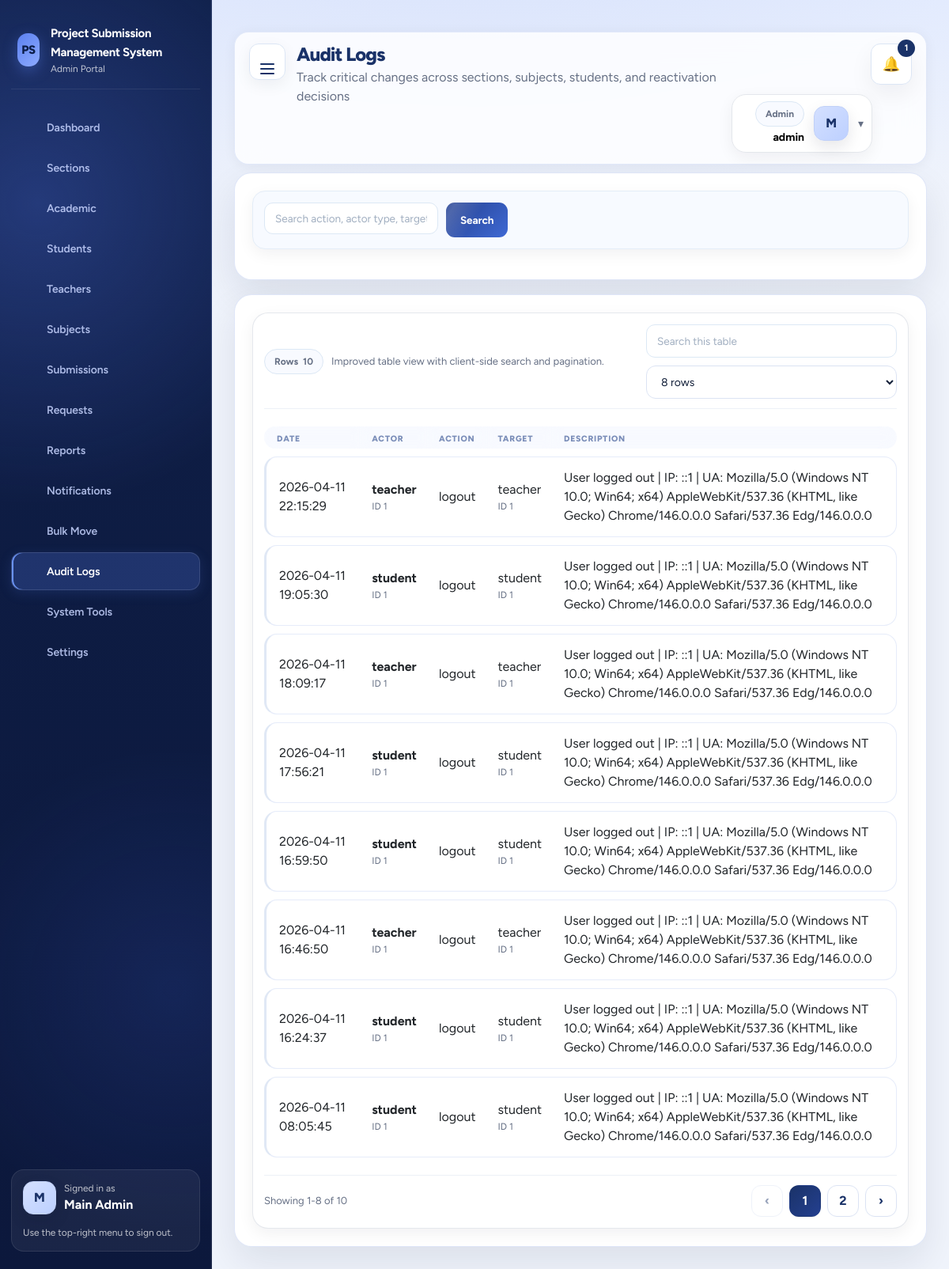
Screenshot of /project/admin/audit_logs.php (signed in) with the database file from the repository.
### tables this page shows
CREATE TABLE notifications (
    id INT AUTO_INCREMENT PRIMARY KEY,
    user_type ENUM('admin', 'teacher', 'student') NOT NULL,
    user_id INT NOT NULL,
    title VARCHAR(255) NOT NULL,
    message TEXT NOT NULL,
    type ENUM('info', 'success', 'warning') NOT NULL DEFAULT 'info',
    is_read TINYINT(1) NOT NULL DEFAULT 0,
    created_at TIMESTAMP DEFAULT CURRENT_TIMESTAMP,
    INDEX idx_notifications_user (user_type, user_id),
    INDEX idx_notifications_read (is_read)
);

CREATE TABLE audit_logs (
    id INT AUTO_INCREMENT PRIMARY KEY,
    actor_type ENUM('admin', 'teacher', 'student') NOT NULL,
    actor_id INT NOT NULL,
    action VARCHAR(100) NOT NULL,
    target_type VARCHAR(100) NOT NULL,
    target_id INT NOT NULL,
    description TEXT NULL,
    created_at TIMESTAMP DEFAULT CURRENT_TIMESTAMP
);

### project/backend/config/app.php (called while the page is built, shortened)
<?php
function url(string $path = ''): string {
    return rtrim(APP_URL, '/') . '/' . ltrim($path, '/');
}
function asset_url(string $file): string {
    $relative = 'backend/assets/' . ltrim($file, '/');
    $absolute = dirname(__DIR__) . '/assets/' . ltrim($file, '/');
    $version = is_file($absolute) ? ('?v=' . filemtime($absolute)) : '';
    return url($relative) . $version;
}
function h(?string $value): string { return htmlspecialchars((string) $value, ENT_QUOTES, 'UTF-8'); }

### project/backend/config/auth.php (called while the page is built, shortened)
<?php
require_once __DIR__ . '/db.php';
function current_portal_role(): ?string {
    static $portalRole = null;
    static $resolved = false;
    if ($resolved) {
        return $portalRole;
    }
    $scriptPath = str_replace('\\', '/', $_SERVER['SCRIPT_NAME'] ?? '');
    $segments = array_values(array_filter(explode('/', trim($scriptPath, '/'))));
    $portalRole = $segments[1] ?? null;
    $resolved = true;
    return $portalRole;
}
function session_auth_store(): array {
    $auth = $_SESSION['auth'] ?? [];
    return is_array($auth) ? $auth : [];
}
function current_role(): ?string {
    $portalRole = current_portal_role();
    $auth = session_auth_store();
    if ($portalRole && isset($auth[$portalRole]['user'])) {
        return $portalRole;
    }
    return null;
}
function current_user(): ?array {
    $portalRole = current_portal_role();
    $auth = session_auth_store();
    if ($portalRole && isset($auth[$portalRole]['user']) && is_array($auth[$portalRole]['user'])) {
        return $auth[$portalRole]['user'];
    }
    return null;
}
function count_unread_notifications(string $userType, int $userId): int {
    $stmt = pdo()->prepare('SELECT COUNT(*) FROM notifications WHERE user_type = ? AND user_id = ? AND is_read = 0');
    $stmt->execute([$userType, $userId]);
    return (int) $stmt->fetchColumn();
}

### project/backend/config/db.php (called while the page is built)
<?php
require_once __DIR__ . '/app.php';
function pdo(): PDO {
    static $pdo = null;
    if ($pdo instanceof PDO) {
        return $pdo;
    }
    $host = DB_HOST;
    $port = (string) DB_PORT;
    $db   = DB_NAME;
    $user = DB_USER;
    $pass = DB_PASS;
    $dsn = "mysql:host={$host};port={$port};dbname={$db};charset=utf8mb4";
    $options = [
        PDO::ATTR_ERRMODE => PDO::ERRMODE_EXCEPTION,
        PDO::ATTR_DEFAULT_FETCH_MODE => PDO::FETCH_ASSOC,
        PDO::ATTR_EMULATE_PREPARES => false,
    ];
    $pdo = new PDO($dsn, $user, $pass, $options);
    return $pdo;
}

### project/backend/helpers/query.php (called while the page is built, shortened)
<?php
require_once __DIR__ . '/../config/auth.php';
function fetch_notifications(string $userType, int $userId, int $limit = 5): array {
    $stmt = pdo()->prepare('SELECT * FROM notifications WHERE user_type = ? AND user_id = ? ORDER BY created_at DESC LIMIT ?');
    $stmt->bindValue(1, $userType, PDO::PARAM_STR);
    $stmt->bindValue(2, $userId, PDO::PARAM_INT);
    $stmt->bindValue(3, $limit, PDO::PARAM_INT);
    $stmt->execute();
    return $stmt->fetchAll();
}

### project/admin/audit_logs.php (the view, shortened to what this page needs)
<?php
require_once __DIR__ . '/../backend/helpers/query.php';
$pdo = pdo();
$q = trim($_GET['q'] ?? '');
$sql = 'SELECT * FROM audit_logs WHERE 1=1';
$params = [];
$sql .= ' ORDER BY created_at DESC LIMIT 200';
$stmt = $pdo->prepare($sql);
$stmt->execute($params);
$rows = $stmt->fetchAll();
$title = 'Audit Logs';
$subtitle = 'Track critical changes across sections, subjects, students, and reactivation decisions';
require_once __DIR__ . '/../backend/partials/header.php';
?>
<div class="card highlight-card">
  <form method="get" class="filter-row">
    <input name="q" value="<?= h($q) ?>" placeholder="Search action, actor type, target type, or description">
    <button class="btn" type="submit">Search</button>
  </form>
</div>
<div class="card" style="margin-top:18px;">
  <div class="table-wrap"><table><thead><tr><th>Date</th><th>Actor</th><th>Action</th><th>Target</th><th>Description</th></tr></thead><tbody><?php foreach ($rows as $row): ?><tr><td><?= h($row['created_at']) ?></td><td><strong><?= h($row['actor_type']) ?></strong><div class="muted small">ID <?= (int)$row['actor_id'] ?></div></td><td><?= h($row['action']) ?></td><td><?= h($row['target_type']) ?><div class="muted small">ID <?= (int)$row['target_id'] ?></div></td><td><?= h($row['description']) ?></td></tr><?php endforeach; ?><?php if (!$rows): ?><tr><td colspan="5" class="empty-state">No audit log entries matched your search.</td></tr><?php endif; ?></tbody></table></div>
</div>
<?php require_once __DIR__ . '/../backend/partials/footer.php'; ?>

### project/backend/partials/header.php (shortened to what this page needs)
<?php
$role = current_role();
$user = current_user();
$currentPath = $_SERVER['PHP_SELF'] ?? '';
$nav = [
    'admin' => [
        'Dashboard' => 'admin/dashboard.php',
        'Sections' => 'admin/sections.php',
        'Academic' => 'admin/academic.php',
        'Students' => 'admin/students.php',
        'Teachers' => 'admin/teachers.php',
        'Subjects' => 'admin/subjects.php',
        'Submissions' => 'admin/submissions.php',
        'Requests' => 'admin/requests.php',
        'Reports' => 'admin/reports.php',
        'Notifications' => 'admin/notifications.php',
        'Bulk Move' => 'admin/bulk_move.php',
        'Audit Logs' => 'admin/audit_logs.php',
        'System Tools' => 'admin/system_tools.php',
        'Settings' => 'admin/settings.php',
    ],
    'teacher' => [
        'Dashboard' => 'teacher/dashboard.php',
        'Students' => 'teacher/students.php',
        'Subjects' => 'teacher/subjects.php',
        'Submissions' => 'teacher/submissions.php',
        'Notifications' => 'teacher/notifications.php',
        'Profile' => 'teacher/profile.php',
    ],
    'student' => [
        'Dashboard' => 'student/dashboard.php',
        'Subjects' => 'student/subjects.php',
        'Submit' => 'student/submit.php',
        'My Submissions' => 'student/my_submissions.php',
        'Notifications' => 'student/notifications.php',
        'Profile' => 'student/profile.php',
    ],
];
$avatarInitial = strtoupper(substr(trim((string) ($user['full_name'] ?? $user['username'] ?? 'U')), 0, 1));
$avatarPath = trim((string) ($user['avatar_path'] ?? ''));
$avatarUrl = $avatarPath !== '' ? url(ltrim($avatarPath, '/')) : '';
$avatarStyle = $avatarUrl !== '' ? ' style="background-image:url(' . h($avatarUrl) . ')"' : '';
$avatarClasses = 'student-avatar';
$avatarSmallClasses = 'student-avatar student-avatar-small';
$unreadCount = 0;
if ($role && $user) {
    $unreadCount = count_unread_notifications($role, (int) $user['id']);
    $recentNotifications = fetch_notifications($role, (int) $user['id'], 5);
}
?>
<!doctype html>
<html lang="en">
<head>
  <link href="https://cdn.jsdelivr.net/npm/bootstrap@5.3.3/dist/css/bootstrap.min.css" rel="stylesheet">
  <link href="https://cdn.jsdelivr.net/npm/bootstrap-icons@1.11.3/font/bootstrap-icons.min.css" rel="stylesheet">
  <link rel="stylesheet" href="<?= h(asset_url('app.css')) ?>">
</head>
<body class="role-<?= h($role ?: 'guest') ?>">
<div class="app-shell">
<?php if ($role): ?>
  <aside class="sidebar sidebar-pro <?= $role === 'student' ? 'student-sidebar-shell' : '' ?>" data-sidebar>
    <div class="brand-block student-brand-block">
      <div class="brand-mark">PS</div>
      <div>
        <strong><?= h(APP_NAME) ?></strong>
        <div class="muted small sidebar-muted"><?= h(ucfirst($role)) ?> Portal</div>
      </div>
    </div>
    <nav class="side-nav <?= $role === 'student' ? 'student-side-nav-modern' : '' ?>">
      <?php foreach (($nav[$role] ?? []) as $label => $path): ?>
        <?php $isActive = str_contains($currentPath, basename($path)); ?>
        <a class="<?= $isActive ? 'active' : '' ?>" href="<?= h(url($path)) ?>" data-nav-label="<?= h($label) ?>" <?= $isActive ? 'aria-current="page"' : '' ?>>
          <span class="nav-icon"><?= $navIcons[$label] ?? ($navIcons['Settings'] ?? '') ?></span>
          <span><?= h($label) ?></span>
        </a>
      <?php endforeach; ?>
    </nav>
    <div class="sidebar-footer <?= $role === 'student' ? 'student-sidebar-profile' : '' ?>">
      <div class="student-sidebar-user">
        <div class="<?= h($avatarSmallClasses) ?>" data-student-avatar data-avatar-initial="<?= h($avatarInitial) ?>"<?= $avatarStyle ?>><?= h($avatarInitial) ?></div>
        <div>
          <div class="muted small sidebar-muted">Signed in as</div>
          <strong><?= h($user['full_name'] ?? $user['username'] ?? 'User') ?></strong>
        </div>
      </div>
      <div class="muted small sidebar-muted">Use the top-right menu to sign out.</div>
    </div>
  </aside>
<?php endif; ?>
<main class="main-content <?= $role ? '' : 'no-sidebar' ?>">
  <header class="topbar modern-topbar <?= $role === 'student' ? 'student-topbar-shell' : '' ?>">
    <div class="topbar-heading-wrap">
      <?php if ($role): ?>
        <button type="button" class="icon-btn sidebar-toggle-btn" data-sidebar-toggle aria-label="Toggle navigation" aria-expanded="true" title="Toggle navigation">
          <span class="sidebar-toggle-bars" aria-hidden="true"><span></span><span></span><span></span></span>
        </button>
      <?php endif; ?>
      <div>
      <h1><?= h($title ?? 'Dashboard') ?></h1>
      <?php if (!empty($subtitle)): ?><p class="muted"><?= h($subtitle) ?></p><?php endif; ?>
      </div>
    </div>
    <?php if ($role && $user): ?>
      <div class="topbar-meta modern-meta <?= $role === 'student' ? 'student-topbar-meta' : '' ?>">
        <div class="notification-menu">
          <button type="button" class="icon-btn topbar-alert-btn <?= str_contains($currentPath, 'notifications.php') ? 'is-current' : '' ?>" data-toggle-menu data-notification-toggle aria-expanded="false" aria-haspopup="true" aria-controls="topbar-notification-dropdown" aria-label="Toggle notifications<?= $unreadCount > 0 ? ' (' . (int) $unreadCount . ' unread)' : '' ?>" title="Notifications">
            <span class="topbar-alert-icon" aria-hidden="true">🔔</span>
            <?php if ($unreadCount > 0): ?><span class="badge-count"><?= (int) $unreadCount ?></span><?php endif; ?>
          </button>
        </div>
        <div class="profile-menu dropdown-shell <?= $role === 'student' ? 'student-topbar-usercard' : '' ?>" data-dropdown-shell>
          <button type="button" class="profile-toggle" data-dropdown-toggle aria-expanded="false" aria-label="Open profile menu" title="Profile menu">
            <div class="profile-toggle-copy">
              <div class="pill soft"><?= h(ucfirst($role)) ?></div>
              <strong><?= h($user['username'] ?? $user['full_name'] ?? 'User') ?></strong>
            </div>
            <div class="<?= h($avatarClasses) ?>" data-student-avatar data-avatar-initial="<?= h($avatarInitial) ?>"<?= $avatarStyle ?>><?= h($avatarInitial) ?></div>
            <span class="profile-caret" aria-hidden="true">▾</span>
          </button>
        </div>
      </div>
    <?php endif; ?>
  </header>

### project/backend/partials/footer.php (shortened to what this page needs)
</main>
</div>
</body>
</html>

### rows the page displays
notifications: user_type "admin"
audit_logs: created_at "2026-04-11 22:15:29", actor_type "teacher", actor "1", action "logout", target_type "teacher", target "1", description "User logged out | IP: ::1 | UA: Mozilla/5.0 (Windows NT 10.0; Win64; x64) AppleWebKit/537.36 (KHTML, like Gecko) Chrome/146.0.0.0 Safari/537.36 Edg/146.0.0.0"
audit_logs: created_at "2026-04-11 19:05:30", actor_type "student", actor "1", action "logout", target_type "student", target "1", description "User logged out | IP: ::1 | UA: Mozilla/5.0 (Windows NT 10.0; Win64; x64) AppleWebKit/537.36 (KHTML, like Gecko) Chrome/146.0.0.0 Safari/537.36 Edg/146.0.0.0"
audit_logs: created_at "2026-04-11 18:09:17", actor_type "teacher", actor "1", action "logout", target_type "teacher", target "1", description "User logged out | IP: ::1 | UA: Mozilla/5.0 (Windows NT 10.0; Win64; x64) AppleWebKit/537.36 (KHTML, like Gecko) Chrome/146.0.0.0 Safari/537.36 Edg/146.0.0.0"
audit_logs: created_at "2026-04-11 17:56:21", actor_type "student", actor "1", action "logout", target_type "student", target "1", description "User logged out | IP: ::1 | UA: Mozilla/5.0 (Windows NT 10.0; Win64; x64) AppleWebKit/537.36 (KHTML, like Gecko) Chrome/146.0.0.0 Safari/537.36 Edg/146.0.0.0"
audit_logs: created_at "2026-04-11 16:59:50", actor_type "student", actor "1", action "logout", target_type "student", target "1", description "User logged out | IP: ::1 | UA: Mozilla/5.0 (Windows NT 10.0; Win64; x64) AppleWebKit/537.36 (KHTML, like Gecko) Chrome/146.0.0.0 Safari/537.36 Edg/146.0.0.0"
audit_logs: created_at "2026-04-11 16:46:50", actor_type "teacher", actor "1", action "logout", target_type "teacher", target "1", description "User logged out | IP: ::1 | UA: Mozilla/5.0 (Windows NT 10.0; Win64; x64) AppleWebKit/537.36 (KHTML, like Gecko) Chrome/146.0.0.0 Safari/537.36 Edg/146.0.0.0"
audit_logs: created_at "2026-04-11 16:24:37", actor_type "student", actor "1", action "logout", target_type "student", target "1", description "User logged out | IP: ::1 | UA: Mozilla/5.0 (Windows NT 10.0; Win64; x64) AppleWebKit/537.36 (KHTML, like Gecko) Chrome/146.0.0.0 Safari/537.36 Edg/146.0.0.0"
audit_logs: created_at "2026-04-11 08:05:45", actor_type "student", actor "1", action "logout", target_type "student", target "1", description "User logged out | IP: ::1 | UA: Mozilla/5.0 (Windows NT 10.0; Win64; x64) AppleWebKit/537.36 (KHTML, like Gecko) Chrome/146.0.0.0 Safari/537.36 Edg/146.0.0.0"

### other values shown
APP_NAME "Project Submission Management System"
$role "Admin"
$label "Dashboard"
$label "Sections"
$label "Academic"
$label "Students"
$label "Teachers"
$label "Subjects"
$label "Submissions"
$label "Requests"
$label "Reports"
$label "Notifications"
$label "Bulk Move"
$label "Audit Logs"
$label "System Tools"
